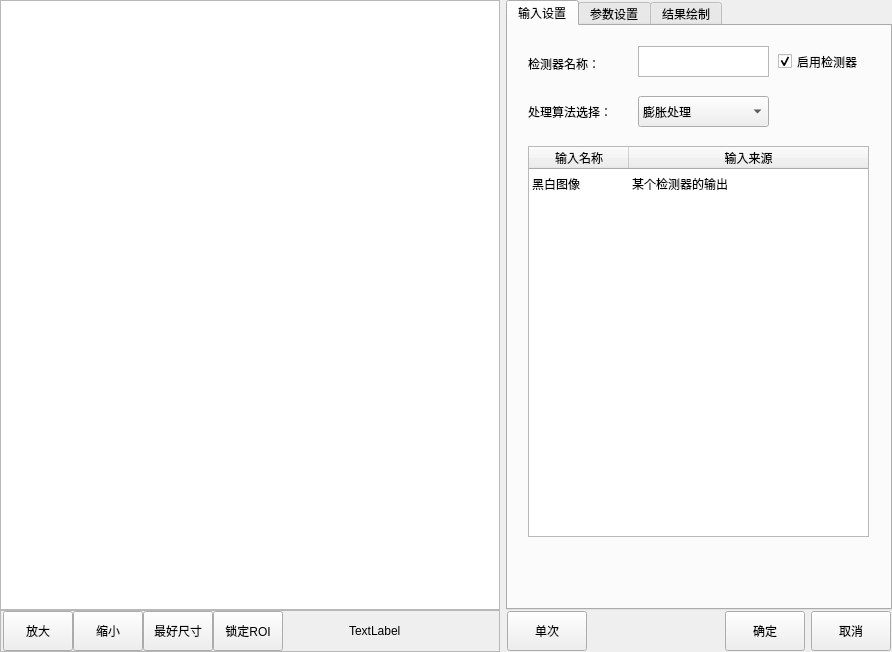
<?xml version="1.0" encoding="UTF-8"?>
<ui version="4.0">
 <class>CMvAlgorithmProcessing</class>
 <widget class="QWidget" name="CMvAlgorithmProcessing">
  <property name="geometry">
   <rect>
    <x>0</x>
    <y>0</y>
    <width>892</width>
    <height>652</height>
   </rect>
  </property>
  <property name="windowTitle">
   <string>公式算法处理</string>
  </property>
  <layout class="QHBoxLayout" name="horizontalLayout_3">
   <property name="leftMargin">
    <number>0</number>
   </property>
   <property name="topMargin">
    <number>0</number>
   </property>
   <property name="rightMargin">
    <number>0</number>
   </property>
   <property name="bottomMargin">
    <number>0</number>
   </property>
   <item>
    <layout class="QVBoxLayout" name="verticalLayout_2">
     <property name="spacing">
      <number>0</number>
     </property>
     <item>
      <widget class="QGraphicsView" name="graphicsView_mainImage">
       <property name="minimumSize">
        <size>
         <width>500</width>
         <height>600</height>
        </size>
       </property>
       <property name="maximumSize">
        <size>
         <width>16777215</width>
         <height>16777215</height>
        </size>
       </property>
      </widget>
     </item>
     <item>
      <widget class="QFrame" name="frame">
       <property name="minimumSize">
        <size>
         <width>500</width>
         <height>42</height>
        </size>
       </property>
       <property name="maximumSize">
        <size>
         <width>500</width>
         <height>42</height>
        </size>
       </property>
       <property name="frameShape">
        <enum>QFrame::StyledPanel</enum>
       </property>
       <property name="frameShadow">
        <enum>QFrame::Raised</enum>
       </property>
       <layout class="QHBoxLayout" name="horizontalLayout">
        <property name="spacing">
         <number>0</number>
        </property>
        <property name="leftMargin">
         <number>2</number>
        </property>
        <property name="topMargin">
         <number>0</number>
        </property>
        <property name="rightMargin">
         <number>0</number>
        </property>
        <property name="bottomMargin">
         <number>0</number>
        </property>
        <item>
         <widget class="QPushButton" name="pushButton_zoomIn">
          <property name="minimumSize">
           <size>
            <width>70</width>
            <height>40</height>
           </size>
          </property>
          <property name="maximumSize">
           <size>
            <width>70</width>
            <height>40</height>
           </size>
          </property>
          <property name="text">
           <string>放大</string>
          </property>
         </widget>
        </item>
        <item>
         <widget class="QPushButton" name="pushButton_zoomOut">
          <property name="minimumSize">
           <size>
            <width>70</width>
            <height>40</height>
           </size>
          </property>
          <property name="maximumSize">
           <size>
            <width>70</width>
            <height>40</height>
           </size>
          </property>
          <property name="text">
           <string>缩小</string>
          </property>
         </widget>
        </item>
        <item>
         <widget class="QPushButton" name="pushButton_zoomBest">
          <property name="minimumSize">
           <size>
            <width>70</width>
            <height>40</height>
           </size>
          </property>
          <property name="maximumSize">
           <size>
            <width>70</width>
            <height>40</height>
           </size>
          </property>
          <property name="text">
           <string>最好尺寸</string>
          </property>
         </widget>
        </item>
        <item>
         <widget class="QPushButton" name="pushButton_lockRoiMove">
          <property name="minimumSize">
           <size>
            <width>70</width>
            <height>40</height>
           </size>
          </property>
          <property name="maximumSize">
           <size>
            <width>70</width>
            <height>40</height>
           </size>
          </property>
          <property name="text">
           <string>锁定ROI</string>
          </property>
         </widget>
        </item>
        <item>
         <spacer name="horizontalSpacer">
          <property name="orientation">
           <enum>Qt::Horizontal</enum>
          </property>
          <property name="sizeHint" stdset="0">
           <size>
            <width>63</width>
            <height>20</height>
           </size>
          </property>
         </spacer>
        </item>
        <item>
         <widget class="QLabel" name="label_mousePos">
          <property name="minimumSize">
           <size>
            <width>150</width>
            <height>40</height>
           </size>
          </property>
          <property name="maximumSize">
           <size>
            <width>150</width>
            <height>40</height>
           </size>
          </property>
          <property name="text">
           <string>TextLabel</string>
          </property>
         </widget>
        </item>
       </layout>
      </widget>
     </item>
    </layout>
   </item>
   <item>
    <layout class="QVBoxLayout" name="verticalLayout">
     <property name="spacing">
      <number>0</number>
     </property>
     <item>
      <widget class="QTabWidget" name="tabWidget">
       <property name="minimumSize">
        <size>
         <width>382</width>
         <height>602</height>
        </size>
       </property>
       <property name="maximumSize">
        <size>
         <width>16777215</width>
         <height>16777215</height>
        </size>
       </property>
       <property name="currentIndex">
        <number>0</number>
       </property>
       <widget class="QWidget" name="tab">
        <attribute name="title">
         <string>输入设置</string>
        </attribute>
        <widget class="QLabel" name="label_funcName">
         <property name="geometry">
          <rect>
           <x>20</x>
           <y>30</y>
           <width>81</width>
           <height>16</height>
          </rect>
         </property>
         <property name="text">
          <string>检测器名称：</string>
         </property>
        </widget>
        <widget class="QCheckBox" name="checkBox_enableFunc">
         <property name="geometry">
          <rect>
           <x>270</x>
           <y>20</y>
           <width>101</width>
           <height>31</height>
          </rect>
         </property>
         <property name="minimumSize">
          <size>
           <width>101</width>
           <height>31</height>
          </size>
         </property>
         <property name="text">
          <string>启用检测器</string>
         </property>
         <property name="checked">
          <bool>true</bool>
         </property>
        </widget>
        <widget class="QPlainTextEdit" name="plainTextEdit_funcName">
         <property name="geometry">
          <rect>
           <x>130</x>
           <y>20</y>
           <width>131</width>
           <height>31</height>
          </rect>
         </property>
         <property name="minimumSize">
          <size>
           <width>131</width>
           <height>31</height>
          </size>
         </property>
         <property name="maximumSize">
          <size>
           <width>131</width>
           <height>31</height>
          </size>
         </property>
         <property name="overwriteMode">
          <bool>false</bool>
         </property>
        </widget>
        <widget class="QTableWidget" name="tableWidget_input">
         <property name="geometry">
          <rect>
           <x>20</x>
           <y>120</y>
           <width>341</width>
           <height>391</height>
          </rect>
         </property>
         <property name="editTriggers">
          <set>QAbstractItemView::NoEditTriggers</set>
         </property>
         <property name="selectionMode">
          <enum>QAbstractItemView::SingleSelection</enum>
         </property>
         <property name="textElideMode">
          <enum>Qt::ElideRight</enum>
         </property>
         <property name="verticalScrollMode">
          <enum>QAbstractItemView::ScrollPerItem</enum>
         </property>
         <property name="showGrid">
          <bool>false</bool>
         </property>
         <attribute name="horizontalHeaderStretchLastSection">
          <bool>true</bool>
         </attribute>
         <attribute name="verticalHeaderVisible">
          <bool>false</bool>
         </attribute>
         <attribute name="verticalHeaderCascadingSectionResizes">
          <bool>false</bool>
         </attribute>
         <row>
          <property name="text">
           <string>1</string>
          </property>
         </row>
         <column>
          <property name="text">
           <string>输入名称</string>
          </property>
         </column>
         <column>
          <property name="text">
           <string>输入来源</string>
          </property>
         </column>
         <item row="0" column="0">
          <property name="text">
           <string>黑白图像</string>
          </property>
         </item>
         <item row="0" column="1">
          <property name="text">
           <string>某个检测器的输出</string>
          </property>
         </item>
        </widget>
        <widget class="QLabel" name="label_algorithmSelection">
         <property name="geometry">
          <rect>
           <x>20</x>
           <y>70</y>
           <width>111</width>
           <height>31</height>
          </rect>
         </property>
         <property name="text">
          <string>处理算法选择：</string>
         </property>
        </widget>
        <widget class="QComboBox" name="comboBox_algorithmSelection">
         <property name="geometry">
          <rect>
           <x>130</x>
           <y>70</y>
           <width>131</width>
           <height>31</height>
          </rect>
         </property>
         <item>
          <property name="text">
           <string>膨胀处理</string>
          </property>
         </item>
         <item>
          <property name="text">
           <string>腐蚀处理</string>
          </property>
         </item>
         <item>
          <property name="text">
           <string>高斯处理</string>
          </property>
         </item>
         <item>
          <property name="text">
           <string>均值处理</string>
          </property>
         </item>
         <item>
          <property name="text">
           <string>中值处理</string>
          </property>
         </item>
        </widget>
       </widget>
       <widget class="QWidget" name="tab_2">
        <attribute name="title">
         <string>参数设置</string>
        </attribute>
        <widget class="QComboBox" name="comboBox_templateSize">
         <property name="geometry">
          <rect>
           <x>140</x>
           <y>20</y>
           <width>101</width>
           <height>31</height>
          </rect>
         </property>
         <item>
          <property name="text">
           <string>3x3</string>
          </property>
         </item>
         <item>
          <property name="text">
           <string>5x5</string>
          </property>
         </item>
         <item>
          <property name="text">
           <string>7x7</string>
          </property>
         </item>
         <item>
          <property name="text">
           <string>9x9</string>
          </property>
         </item>
         <item>
          <property name="text">
           <string>11x11</string>
          </property>
         </item>
         <item>
          <property name="text">
           <string>13x13</string>
          </property>
         </item>
         <item>
          <property name="text">
           <string>15x15</string>
          </property>
         </item>
         <item>
          <property name="text">
           <string>17x17</string>
          </property>
         </item>
         <item>
          <property name="text">
           <string>19x19</string>
          </property>
         </item>
         <item>
          <property name="text">
           <string>21x21</string>
          </property>
         </item>
        </widget>
        <widget class="QLabel" name="label_templateSize">
         <property name="geometry">
          <rect>
           <x>20</x>
           <y>20</y>
           <width>111</width>
           <height>31</height>
          </rect>
         </property>
         <property name="text">
          <string>模板大小：</string>
         </property>
        </widget>
       </widget>
       <widget class="QWidget" name="tab_4">
        <attribute name="title">
         <string>结果绘制</string>
        </attribute>
        <widget class="QCheckBox" name="checkBox_valuTrig">
         <property name="geometry">
          <rect>
           <x>20</x>
           <y>20</y>
           <width>101</width>
           <height>31</height>
          </rect>
         </property>
         <property name="text">
          <string>启用绘制</string>
         </property>
         <property name="checked">
          <bool>true</bool>
         </property>
        </widget>
       </widget>
      </widget>
     </item>
     <item>
      <layout class="QHBoxLayout" name="horizontalLayout_2">
       <property name="leftMargin">
        <number>1</number>
       </property>
       <property name="topMargin">
        <number>1</number>
       </property>
       <property name="rightMargin">
        <number>1</number>
       </property>
       <property name="bottomMargin">
        <number>1</number>
       </property>
       <item>
        <widget class="QPushButton" name="pushButton_ones">
         <property name="minimumSize">
          <size>
           <width>80</width>
           <height>40</height>
          </size>
         </property>
         <property name="maximumSize">
          <size>
           <width>80</width>
           <height>40</height>
          </size>
         </property>
         <property name="text">
          <string>单次</string>
         </property>
        </widget>
       </item>
       <item>
        <spacer name="horizontalSpacer_2">
         <property name="orientation">
          <enum>Qt::Horizontal</enum>
         </property>
         <property name="sizeHint" stdset="0">
          <size>
           <width>40</width>
           <height>20</height>
          </size>
         </property>
        </spacer>
       </item>
       <item>
        <widget class="QPushButton" name="pushButton_affirm">
         <property name="minimumSize">
          <size>
           <width>80</width>
           <height>40</height>
          </size>
         </property>
         <property name="maximumSize">
          <size>
           <width>80</width>
           <height>40</height>
          </size>
         </property>
         <property name="text">
          <string>确定</string>
         </property>
        </widget>
       </item>
       <item>
        <widget class="QPushButton" name="pbPrev_cancel">
         <property name="minimumSize">
          <size>
           <width>80</width>
           <height>40</height>
          </size>
         </property>
         <property name="maximumSize">
          <size>
           <width>80</width>
           <height>40</height>
          </size>
         </property>
         <property name="text">
          <string>取消</string>
         </property>
        </widget>
       </item>
      </layout>
     </item>
    </layout>
   </item>
  </layout>
 </widget>
 <layoutdefault spacing="6" margin="11"/>
 <resources>
  <include location="CMvContourMatching.qrc"/>
 </resources>
 <connections/>
</ui>
